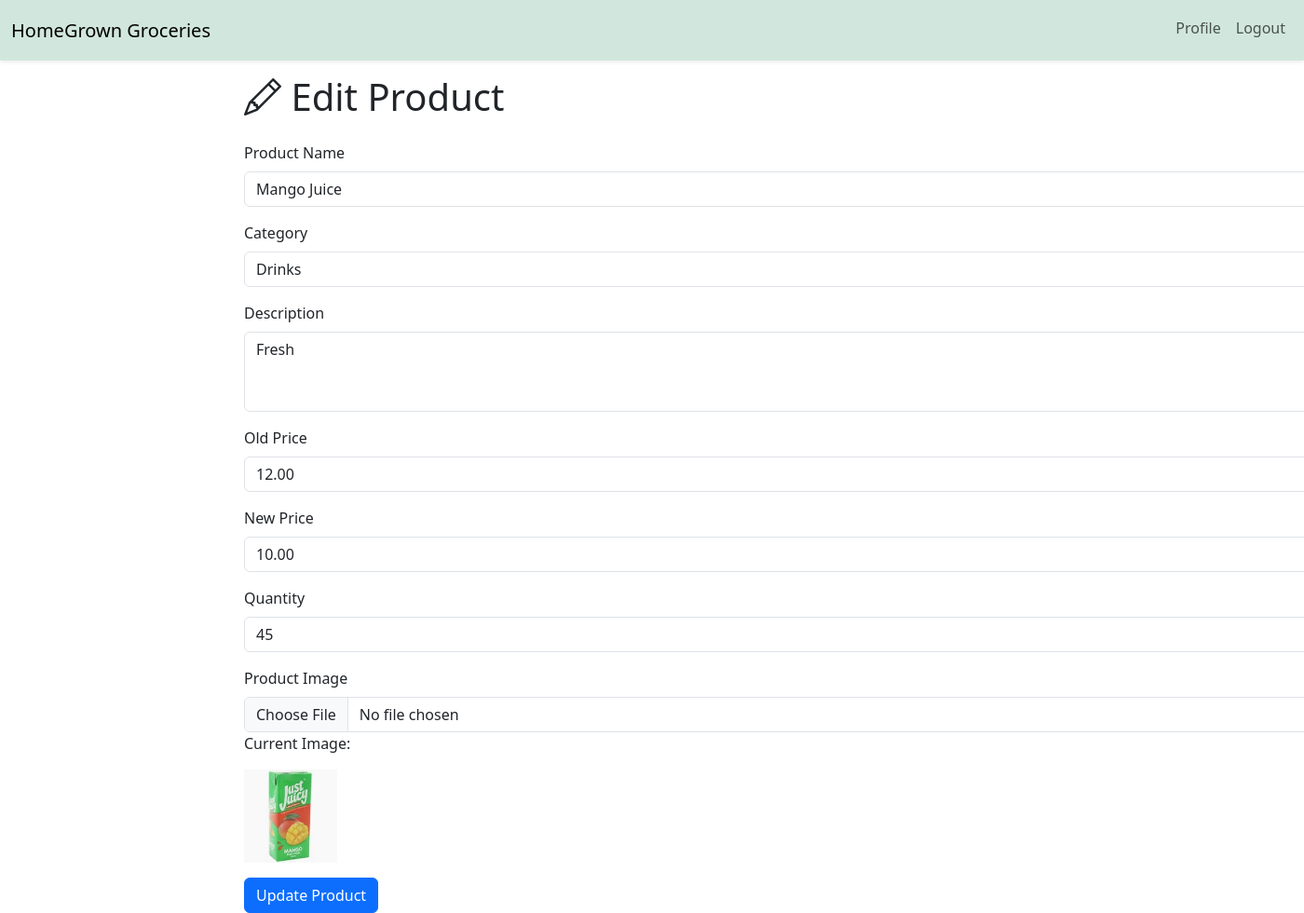
Page /admin/edit_product.php?id=1 (signed in) on the committed database.
### tables this page shows
CREATE TABLE `Products` (
  `product_id` int(11) NOT NULL,
  `name` varchar(100) NOT NULL,
  `category` varchar(50) NOT NULL,
  `description` text DEFAULT NULL,
  `old_price` decimal(10,2) DEFAULT NULL,
  `new_price` decimal(10,2) DEFAULT NULL,
  `quantity` int(11) NOT NULL DEFAULT 0,
  `image_url` varchar(255) NOT NULL,
  `created_at` timestamp NOT NULL DEFAULT current_timestamp()
);

### admin/edit_product.php (the view, shortened to what this page needs)
<?php
include '../config/db.php';
if (isset($_GET['id'])) {
    $id = intval($_GET['id']);
    $stmt = $conn->prepare("SELECT * FROM Products WHERE product_id = ?");
    $stmt->bind_param("i", $id);
    $stmt->execute();
    $result = $stmt->get_result();
    $product = $result->fetch_assoc();
}
include '../includes/header_admin.php';
?>
<div class="container mt-4" style="margin-left: 250px;">
    <h1 class="mb-4"><i class="bi bi-pencil"></i> Edit Product</h1>
    <form method="POST" enctype="multipart/form-data">
        <div class="mb-3">
            <label for="name" class="form-label">Product Name</label>
            <input type="text" class="form-control" id="name" name="name" value="<?php echo $product['name']; ?>" required>
        </div>
        <div class="mb-3">
            <label for="category" class="form-label">Category</label>
            <select class="form-control" id="category" name="category" required>
                <option value="Drinks" <?php echo $product['category'] == 'Drinks' ? 'selected' : ''; ?>>Drinks</option>
            </select>
        </div>
        <div class="mb-3">
            <label for="description" class="form-label">Description</label>
            <textarea class="form-control" id="description" name="description" rows="3"><?php echo $product['description']; ?></textarea>
        </div>
        <div class="mb-3">
            <label for="old_price" class="form-label">Old Price</label>
            <input type="number" step="0.01" class="form-control" id="old_price" name="old_price" value="<?php echo $product['old_price']; ?>" required>
        </div>
        <div class="mb-3">
            <label for="new_price" class="form-label">New Price</label>
            <input type="number" step="0.01" class="form-control" id="new_price" name="new_price" value="<?php echo $product['new_price']; ?>" required>
        </div>
        <div class="mb-3">
            <label for="quantity" class="form-label">Quantity</label>
            <input type="number" class="form-control" id="quantity" name="quantity" value="<?php echo $product['quantity']; ?>" required>
        </div>
        <div class="mb-3">
            <label for="image" class="form-label">Product Image</label>
            <input type="file" class="form-control" id="image" name="image">
            <p>Current Image:</p>
            <img src="../assets/images/<?php echo $product['image_url']; ?>" alt="<?php echo $product['name']; ?>" width="100">
        </div>
        <button type="submit" class="btn btn-primary">Update Product</button>
    </form>
</div>
<?php include '../includes/footer.php'; ?>

### assets/css/style.css (style rules this page uses)
body { margin: 0; padding: 0; box-sizing: border-box; }

### includes/header_admin.php (style rules this page uses)
body { padding-top: 56px; }

### rows in the picture
products: name "Mango Juice", category "Drinks", description "Fresh", old_price "12.00", new_price "10.00", quantity "45", image_url (picture)
